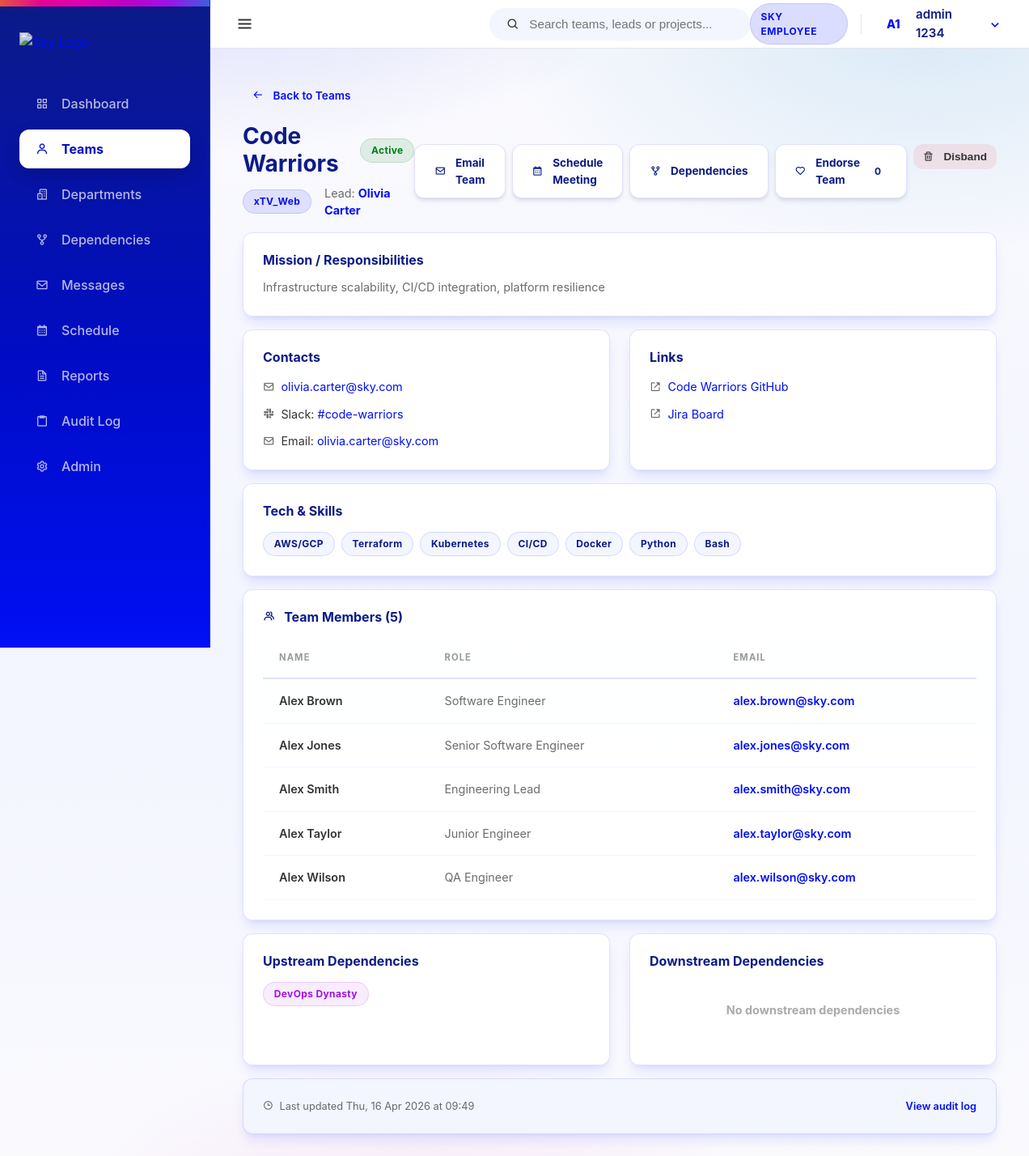
Before: /teams/93/ (signed in) with the older database file.
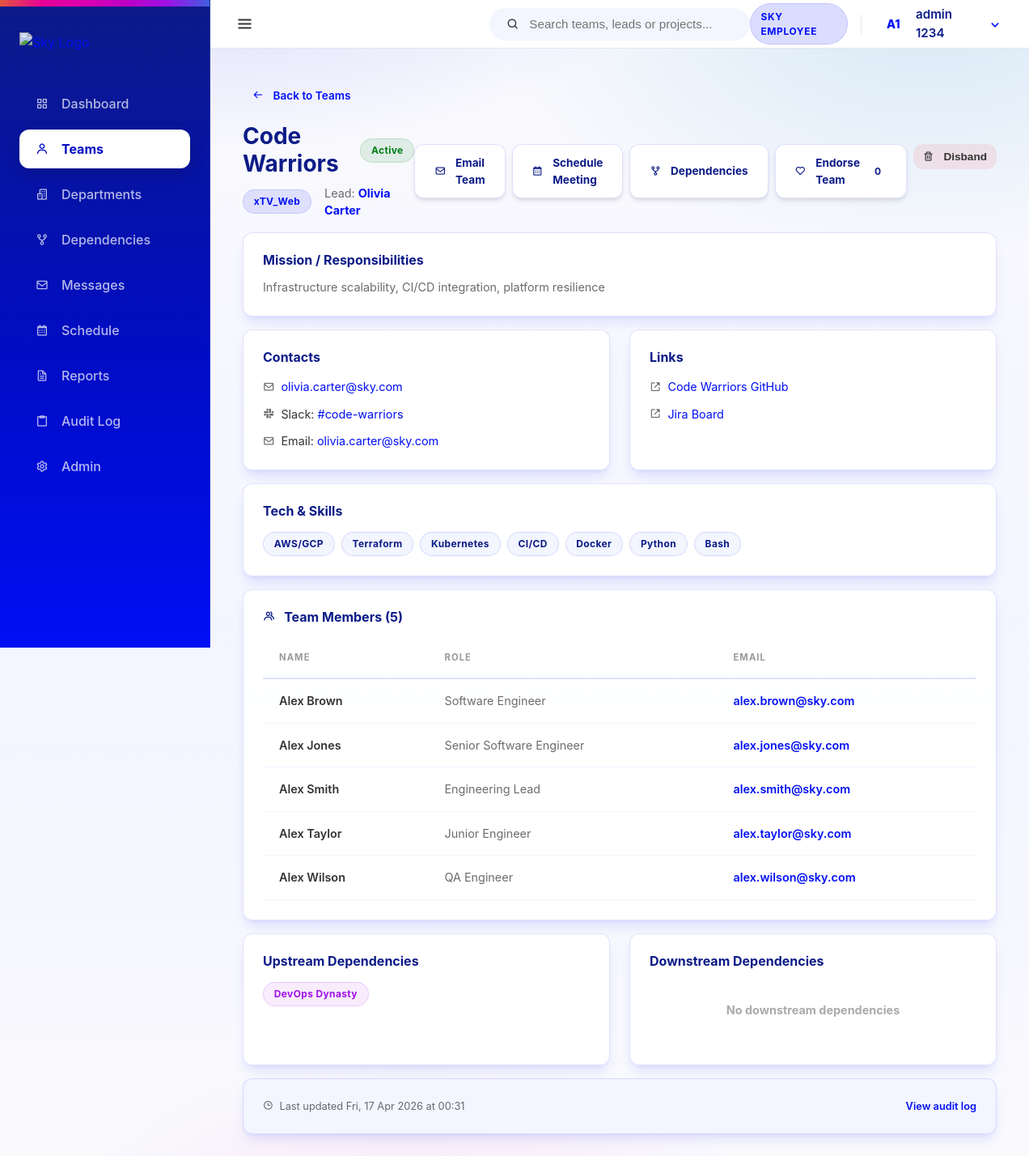
After: the same page with the newer database file.
### core/models.py (models this page shows, shortened)
class Team(models.Model):
    team_id = models.AutoField(primary_key=True)
    department = models.ForeignKey(Department, on_delete=models.CASCADE, related_name='teams')
    team_name = models.CharField(max_length=100)
    mission = models.TextField(blank=True) # High-Fi Requirement
    lead_email = models.EmailField(blank=True) # High-Fi Requirement
    team_leader_name = models.CharField(max_length=100, blank=True)
    work_stream = models.CharField(max_length=100)
    project_name = models.CharField(max_length=100)
    project_codebase = models.CharField(max_length=100)
    status = models.CharField(max_length=50, default='Active')
    tech_tags = models.TextField(blank=True, help_text="Comma separated tags")
    created_at = models.DateTimeField(auto_now_add=True)
    updated_at = models.DateTimeField(auto_now=True)

class Department(models.Model):
    department_id = models.AutoField(primary_key=True)
    department_name = models.CharField(max_length=100)
    department_lead_name = models.CharField(max_length=100)
    specialization = models.CharField(max_length=150, blank=True, null=True, help_text="e.g. Web Development, Cloud Infrastructure") # Rubric Requirement
    description = models.TextField()

### teams/views.py (the view)
# urls.py: path('<int:team_id>/', views.team_detail, name='team_detail'),
@login_required
def team_detail(request, team_id):
    try:
        team = get_object_or_404(
            Team.objects.select_related('department'),
            team_id=team_id,
        )
        members = TeamMember.objects.filter(team=team).order_by('full_name')
        contacts = ContactChannel.objects.filter(team=team)
        repos = RepositoryLink.objects.filter(team=team)
        boards = BoardLink.objects.filter(team=team)
        upstream_deps = Dependency.objects.filter(
            to_team=team, dependency_type='upstream'
        ).select_related('from_team')
        downstream_deps = Dependency.objects.filter(
            from_team=team, dependency_type='downstream'
        ).select_related('to_team')
        tech_tags = [tag.strip() for tag in team.tech_tags.split(',') if tag.strip()] if team.tech_tags else []
        vote_count = Vote.objects.filter(team=team).count()
        has_voted = Vote.objects.filter(team=team, voter=request.user).exists()
        context = {
            'team': team,
            'members': members,
            'contacts': contacts,
            'repos': repos,
            'boards': boards,
            'upstream_deps': upstream_deps,
            'downstream_deps': downstream_deps,
            'tech_tags': tech_tags,
            'vote_count': vote_count,
            'has_voted': has_voted,
            'has_voted': has_voted,
        }
        return render(request, 'teams/team_detail.html', context)
    except Exception as error:
        return render(request, 'teams/team_detail.html', {'error': str(error)})

### templates/teams/team_detail.html (shortened to what the changed rows need)
{% extends 'base.html' %}
{% block content %}
{% if team %}
<div class="flex-between mb-2 animate-slide-up" style="animation-delay: 0.05s;">
    <div>
        <div class="flex-center gap-2 mb-1">
            <h1 style="font-size: 1.75rem; color: var(--sky-header-blue);">{{ team.team_name }}</h1>
            <span class="chip {% if team.status == 'Active' %}chip-active{% elif team.status == 'Restructuring' %}chip-restructuring{% else %}chip-disbanded{% endif %}">
                {{ team.status }}
            </span>
        </div>
        <div class="flex-center gap-2">
            <a href="{% url 'organisation:department_detail' team.department.department_id %}" style="text-decoration: none;">
                <span class="chip chip-department chip-clickable">{{ team.department.department_name }}</span>
            </a>
            {% if team.team_leader_name %}
            <span style="font-size: 0.9rem; color: var(--muted-foreground);">
                Lead: <strong style="color: var(--sky-primary);">{{ team.team_leader_name }}</strong>
            </span>
            {% endif %}
        </div>
    </div>
    <div class="flex gap-1">
        <a href="{% url 'messages_app:compose' %}?to={{ team.team_name|urlencode }}" class="btn btn-secondary" style="text-decoration: none; font-size: 0.85rem;">
            <i class='bx bx-envelope'></i> Email Team
        </a>
        <a href="{% url 'schedule:create' %}?team_id={{ team.team_id }}" class="btn btn-secondary" style="text-decoration: none; font-size: 0.85rem;">
            <i class='bx bx-calendar'></i> Schedule Meeting
        </a>
        <a href="{% url 'organisation:dependencies' %}?focus={{ team.team_name|urlencode }}" class="btn btn-secondary" style="text-decoration: none; font-size: 0.85rem;">
            <i class='bx bx-git-repo-forked'></i> Dependencies
        </a>
        <a href="{% url 'teams:vote_team' team.team_id %}" class="btn {% if has_voted %}btn-primary{% else %}btn-secondary{% endif %}" style="text-decoration: none; font-size: 0.85rem;">
            <i class='bx {% if has_voted %}bxs-heart{% else %}bx-heart{% endif %}'></i>
            {% if has_voted %}Endorsed{% else %}Endorse Team{% endif %}
            <span class="badge ml-1" style="background: rgba(255,255,255,0.2); padding: 2px 6px; border-radius: 10px;">{{ vote_count }}</span>
        </a>
        {% if user.is_superuser and team.status != 'Disbanded' %}
        <form action="{% url 'teams:disband_team' team.team_id %}" method="POST" style="display: inline;">
            <button type="submit" class="btn btn-ghost" style="color: var(--sky-accent); background: rgba(255, 60, 60, 0.1); font-size: 0.85rem;"
                    onclick="return confirm('Are you sure you want to disband this team? This action is reversible by changing status in Admin.')">
                <i class='bx bx-trash'></i> Disband
            </button>
        </form>
        {% endif %}
    </div>
</div>
{% if team.mission %}
<div class="card mb-2 animate-slide-up spell-tilt spell-shine" style="animation-delay: 0.1s;">
    <h4 style="color: var(--sky-header-blue); margin-bottom: 0.75rem;">Mission / Responsibilities</h4>
    <p style="font-size: 0.9rem; color: var(--muted-foreground); line-height: 1.6;">{{ team.mission }}</p>
</div>
{% endif %}
<div class="grid-2 mb-2 animate-slide-up" style="animation-delay: 0.15s;">
    <div class="card spell-tilt">
        <h4 style="color: var(--sky-header-blue); margin-bottom: 1rem;">Contacts</h4>
        <div style="display: flex; flex-direction: column; gap: 0.75rem; font-size: 0.9rem;">
            {% if team.lead_email %}
            <div class="flex-center gap-1">
                <i class='bx bx-envelope' style="color: var(--muted-foreground);"></i>
                <span style="color: var(--sky-primary);">{{ team.lead_email }}</span>
            </div>
            {% endif %}
            {% for channel in contacts %}
            <div class="flex-center gap-1">
                <i class='bx {% if channel.channel_type == "slack" %}bxl-slack{% elif channel.channel_type == "email" %}bx-envelope{% else %}bx-message-square{% endif %}' style="color: var(--muted-foreground);"></i>
                <span>{{ channel.get_channel_type_display }}: <span style="color: var(--sky-primary);">{{ channel.channel_value }}</span></span>
            </div>
            {% endfor %}
        </div>
    </div>
    <div class="card spell-tilt">
        <h4 style="color: var(--sky-header-blue); margin-bottom: 1rem;">Links</h4>
        <div style="display: flex; flex-direction: column; gap: 0.75rem; font-size: 0.9rem;">
            {% for repo in repos %}
            <div class="flex-center gap-1">
                <i class='bx bx-link-external' style="color: var(--muted-foreground);"></i>
                <a href="{{ repo.repo_url }}" target="_blank" rel="noreferrer" style="color: var(--sky-primary);">{{ repo.repo_name }}</a>
            </div>
            {% endfor %}
            {% for board in boards %}
            <div class="flex-center gap-1">
                <i class='bx bx-link-external' style="color: var(--muted-foreground);"></i>
                <a href="{{ board.board_url }}" target="_blank" rel="noreferrer" style="color: var(--sky-primary);">{{ board.board_type }} Board</a>
            </div>
            {% endfor %}
        </div>
    </div>
</div>
{% if tech_tags %}
<div class="card mb-2 animate-slide-up spell-tilt" style="animation-delay: 0.2s;">
    <h4 style="color: var(--sky-header-blue); margin-bottom: 1rem;">Tech & Skills</h4>
    <div class="flex flex-wrap gap-1">
        {% for tag in tech_tags %}
        <span class="chip chip-tech">{{ tag }}</span>
        {% endfor %}
    </div>
</div>
{% endif %}
<div class="card mb-2 animate-slide-up spell-tilt" style="animation-delay: 0.25s;">
    <h4 style="color: var(--sky-header-blue); margin-bottom: 1rem;">
        <i class='bx bx-group' style="margin-right: 0.4rem;"></i> Team Members ({{ members|length }})
    </h4>
    {% if members %}
    <table class="data-table">
        <thead>
            <tr>
                <th>Name</th>
                <th>Role</th>
                <th>Email</th>
            </tr>
        </thead>
        <tbody>
            {% for member in members %}
            <tr>
                <td style="font-weight: 600;">{{ member.full_name }}</td>
                <td style="color: var(--muted-foreground);">{{ member.role_title }}</td>
                <td><a href="mailto:{{ member.email }}">{{ member.email }}</a></td>
            </tr>
            {% endfor %}
        </tbody>
    </table>
    {% else %}
    <div class="empty-state" style="padding: 2rem;">
        <i class='bx bx-user-x'></i>
        <p class="empty-title">No members assigned</p>
    </div>
    {% endif %}
</div>
<div class="grid-2 mb-2 animate-slide-up" style="animation-delay: 0.3s;">
    <div class="card spell-tilt">
        <h4 style="color: var(--sky-header-blue); margin-bottom: 1rem;">Upstream Dependencies</h4>
        {% if upstream_deps %}
        <div class="flex flex-wrap gap-1">
            {% for dep in upstream_deps %}
            <a href="{% url 'teams:team_detail' dep.from_team.team_id %}" class="chip chip-upstream chip-clickable" style="text-decoration: none;">
                {{ dep.from_team.team_name }}
            </a>
            {% endfor %}
        </div>
        {% else %}
        <div class="empty-state" style="padding: 1.5rem;">
            <p class="empty-title" style="font-size: 0.9rem;">No upstream dependencies</p>
        </div>
        {% endif %}
    </div>
    <div class="card spell-tilt">
        <h4 style="color: var(--sky-header-blue); margin-bottom: 1rem;">Downstream Dependencies</h4>
        {% if downstream_deps %}
        <div class="flex flex-wrap gap-1">
            {% for dep in downstream_deps %}
            <a href="{% url 'teams:team_detail' dep.to_team.team_id %}" class="chip chip-downstream chip-clickable" style="text-decoration: none;">
                {{ dep.to_team.team_name }}
            </a>
            {% endfor %}
        </div>
        {% else %}
        <div class="empty-state" style="padding: 1.5rem;">
            <p class="empty-title" style="font-size: 0.9rem;">No downstream dependencies</p>
        </div>
        {% endif %}
    </div>
</div>
<div class="card animate-slide-up spell-tilt" style="animation-delay: 0.35s; background: var(--sky-surface-strong);">
    <div class="flex-between" style="font-size: 0.8rem;">
        <span style="color: var(--muted-foreground);">
            <i class='bx bx-time' style="margin-right: 0.25rem;"></i>
            Last updated {{ team.updated_at|date:"D, d M Y" }} at {{ team.updated_at|date:"H:i" }}
        </span>
        <a href="{% url 'core:audit_log' %}" style="color: var(--sky-primary); font-weight: 600; text-decoration: none;">View audit log</a>
    </div>
</div>
{% endif %}
{% endblock %}

Changed rows visible on the page:
changed Team "Code Warriors": updated_at "Thu, 16 Apr 2026" → "Fri, 17 Apr 2026"; updated_at "09:49" → "00:31"
